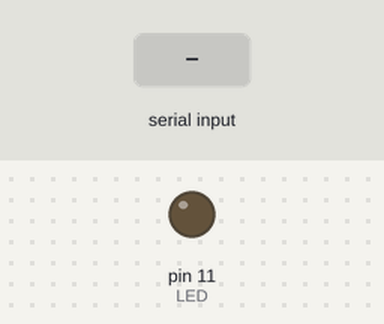
This sketch was run on a simulated Arduino Nano, built with avr-gcc and run on an emulated ATmega328P. Shown: output pins drawn as LEDs (lit = HIGH). The inputs (shaded band) are chosen by the test bench. What the sketch prints to the serial monitor is not drawn.

Above: at 1.2 s.
1.3 s: byte 30 received over Serial
At 1.8 s:
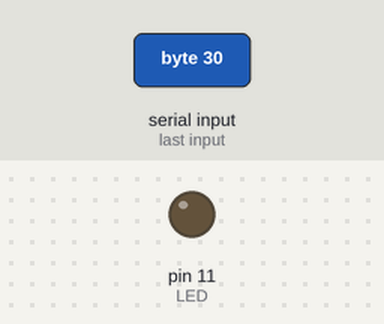
2.9 s: byte 90 received over Serial
At 4.1 s:
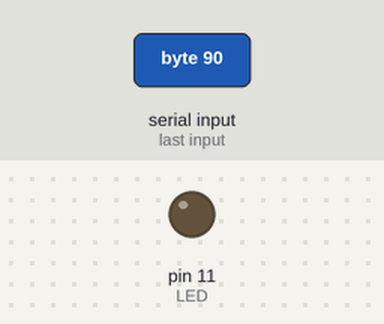
4.4 s: byte 120 received over Serial
At 5.4 s:
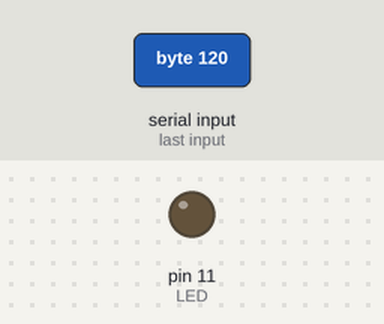
Timing chart, 0 to 7.4 s (numbered marks = the images above; inputs shaded):
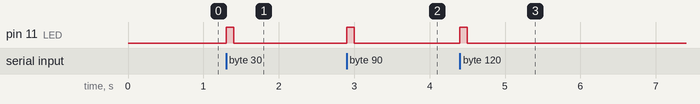

The sketch:

test_serial_tetephone_ok.ino
```cpp
// **************************************************
//  Programme : test_serial_tetephone_ok.ino
//  Auteur : Dahnine Daoud 6ème Electronique INRACI
//  Hardware : Arduino nano + module BT + LED_ROUGE
//  Date : 23/11/2022
//  Exercice : Test moniteur série avec téléphone
// **************************************************

// ******************** LIBRAIRIES ******************
#include <SoftwareSerial.h>

//*********** DEFINITION DES CONSTANTES *************
#define rxPin 14
#define txPin 15
#define LED 11


//******* DEFINITION DES VARIABLES GLOBALES **********
// Les variables en Minuscule
int caractere_recu = 0;
//************ DEFINITION DES OBJETS *****************
SoftwareSerial mySerial =  SoftwareSerial(rxPin, txPin);

//****************************************************
//*************** INITIALISATION *********************
//****************************************************
void setup() {
  // initialize digital pin LED as an output.
  pinMode(LED, OUTPUT);
  pinMode(rxPin, INPUT);
  pinMode(txPin, OUTPUT);

  Serial.begin(9600);
  mySerial.begin(9600);

  while (!mySerial) {
     // wait for serial port to connect. Needed for native USB port only
  }
}
//****************************************************
//*************** BOUCLE INFINIE *********************
//****************************************************
void loop() {
  // wait for a second
  // if we get a valid byte, read analog ins:
  if (mySerial.available() > 0) {
    // get incoming byte:
    caractere_recu = mySerial.read();

    Serial.write(caractere_recu);
    Serial.write('\n');
    digitalWrite(LED, HIGH);   // turn the LED on (HIGH is the voltage level)
    delay(100);                       // wait for a second
    digitalWrite(LED, LOW);    // turn the LED off by making the voltage LOW
    delay(100);

  }
  if (Serial.available() > 0) {
    // get incoming byte:
    caractere_recu = Serial.read();

    Serial.write(caractere_recu);
    Serial.write('\n');
    digitalWrite(LED, HIGH);   // turn the LED on (HIGH is the voltage level)
    delay(100);                       // wait for a second
    digitalWrite(LED, LOW);    // turn the LED off by making the voltage LOW
    delay(100);

  }
}
```

Measured:
- after the input at 1.3 s, pin 11 (LED): LOW → HIGH at once, → LOW 0.10 s later
- after the input at 2.9 s, pin 11 (LED): LOW → HIGH at once, → LOW 0.10 s later
- after the input at 4.4 s, pin 11 (LED): LOW → HIGH at once, → LOW 0.10 s later
